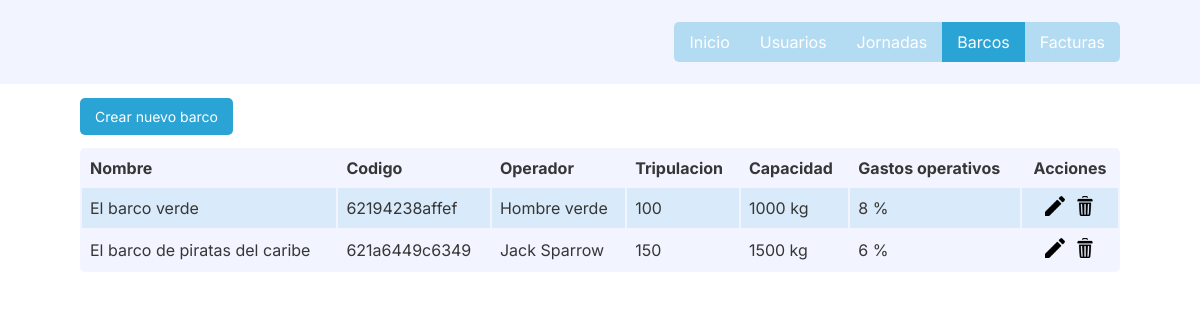
The app's page /barcos.php (signed in) with its own data.
### tables this page shows
CREATE TABLE IF NOT EXISTS `barcos` (
  `id` mediumint(9) NOT NULL AUTO_INCREMENT,
  `nombre` varchar(40) NOT NULL,
  `codigo` varchar(50) NOT NULL,
  `operador` varchar(100) NOT NULL,
  `tripulacion` int(6) NOT NULL,
  `capacidad_kg` int(9) NOT NULL,
  `porcentaje_gastos_operativos` float NOT NULL,
  PRIMARY KEY (`id`)
);

### helpers/database.php (called while the page is built, shortened)
<?php
  class Database {
    public $connection;
    public function __construct() {
      $servername = "localhost";
      $username = "root";
      $password = "";
      $dbname = "sistema_facturacion";
      $this->connection = new mysqli($servername, $username, $password, $dbname);
    }
    public function select($query) {
      $result = $this->connection->query($query);
      $resultArray = [];
      while($row = $result->fetch_assoc()) {
        $resultArray[] = $row;
      }
      return $resultArray;
    }
  }
?>

### barcos.php (the view, shortened to what this page needs)
<?php
  try {
    if (isset($_SESSION['rol'])) {
      $rol = $_SESSION['rol'];
    } else {
      throw new Exception();
    }
  } catch (Exception $e) {
    include './helpers/auth.php';
    Auth::verifyRol();
  }
?>
<!DOCTYPE html>
<html lang="en">
<head>
  <link rel="stylesheet" href="styles/index.css">
  <link rel="stylesheet" href="styles/header.css">
</head>
<body>
  <?php include 'header.php'; ?>
  <section>
    <?php
      if ($rol != 2) {
        echo "<a class='button' href='/barcos/crear.php'>Crear nuevo barco</a>";
      }
    ?>
    <div class="tableWrapper">
      <table>
        <tr>
          <th>Nombre</th>
          <th>Codigo</th>
          <th>Operador</th>
          <th>Tripulacion</th>
          <th>Capacidad</th>
          <th>Gastos operativos</th>
          <?php
            if ($rol != 2) {
              echo "<th class='center'>Acciones</th>";
            }
          ?>
        </tr>
        <?php
          include './helpers/database.php';
          $database = new Database();
          $result = $database->select("select * from barcos");
          foreach ($result as &$barco) {
            $id = $barco['id'];
            $nombre = $barco['nombre'];
            $codigo = $barco['codigo'];
            $operador = $barco['operador'];
            $tripulacion = $barco['tripulacion'];
            $capacidad_kg = $barco['capacidad_kg'];
            $porcentaje_gastos_operativos = $barco['porcentaje_gastos_operativos'] * 100;
            echo "<tr>";
            echo "
                <td>$nombre</td>
                <td>$codigo</td>
                <td>$operador</td>
                <td>$tripulacion</td>
                <td>$capacidad_kg kg</td>
                <td>$porcentaje_gastos_operativos %</td>
            ";
            if ($rol !=2) {
              echo "
                <td class='actions'>
                  <a class='iconButton' href='barcos/editar.php?id=$id'>
                    <img src='assets/editar.png' alt=''>
                  </a>
                  <a class='iconButton' href='barcos/eliminar.php?id=$id'>
                    <img src='assets/eliminar.png' alt=''>
                  </a>
                </td>
              ";
            }
            echo "</tr>";
          }
        ?>
      </table>
    </div>
  </section>
</body>
</html>

### styles/index.css (style rules this page uses)
body { color: #363636; font-family: "Inter", sans-serif; }
* { margin: 0; padding: 0; box-sizing: border-box; }
section, header, footer { padding-left: 160px; padding-right: 160px; padding-top: 22px; padding-bottom: 22px; }
@media (max-width: 1280px) { section, header, footer { padding-left: 80px; padding-right: 80px; } }
.center { text-align: center; }
.tableWrapper { max-width: 100%; overflow-x: auto; }
table { width: 100%; border-radius: 5px; overflow: hidden; margin-top: 22px; background-color: #f2f5ff; }
td, th { text-align: left; padding: 8px; }
tr:nth-child(even) { background-color: #2aa4d520; }
td.actions { display: flex; justify-content: center; }
.button { background-color: #2aa4d5; padding: 10px; padding-left: 15px; padding-right: 15px; color: white; text-decoration: none; transition: background-color 300ms; border-radius: 5px; outline: none; border: none; font-size: 14px; cursor: pointer; }
.iconButton { text-decoration: none; margin-right: 5px; margin-left: 5px; }
.iconButton > img { height: 20px; width: 20px; }

### records on screen
barcos: nombre "El barco verde", codigo "62194238affef", operador "Hombre verde", tripulacion "100", capacidad_kg "1000", porcentaje_gastos_operativos "8"
barcos: nombre "El barco de piratas del caribe", codigo "621a6449c6349", operador "Jack Sparrow", tripulacion "150", capacidad_kg "1500", porcentaje_gastos_operativos "6"
